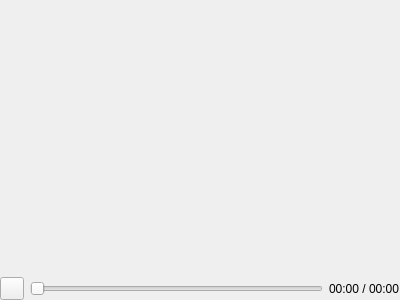
<?xml version="1.0" encoding="UTF-8"?>
<ui version="4.0">
 <class>GifPlayer</class>
 <widget class="QWidget" name="GifPlayer">
  <property name="geometry">
   <rect>
    <x>0</x>
    <y>0</y>
    <width>400</width>
    <height>300</height>
   </rect>
  </property>
  <property name="windowTitle">
   <string notr="true">Form</string>
  </property>
  <layout class="QVBoxLayout" name="verticalLayout" stretch="1,0">
   <property name="leftMargin">
    <number>0</number>
   </property>
   <property name="topMargin">
    <number>0</number>
   </property>
   <property name="rightMargin">
    <number>0</number>
   </property>
   <property name="bottomMargin">
    <number>0</number>
   </property>
   <item>
    <widget class="QLabel" name="label">
     <property name="sizePolicy">
      <sizepolicy hsizetype="Ignored" vsizetype="Ignored">
       <horstretch>0</horstretch>
       <verstretch>0</verstretch>
      </sizepolicy>
     </property>
     <property name="text">
      <string/>
     </property>
    </widget>
   </item>
   <item>
    <widget class="QWidget" name="controls" native="true">
     <layout class="QHBoxLayout" name="layoutLabelControls" stretch="0,1,0">
      <property name="leftMargin">
       <number>0</number>
      </property>
      <property name="topMargin">
       <number>0</number>
      </property>
      <property name="rightMargin">
       <number>0</number>
      </property>
      <property name="bottomMargin">
       <number>0</number>
      </property>
      <item>
       <widget class="QToolButton" name="buttonPlayPause">
        <property name="text">
         <string notr="true"/>
        </property>
       </widget>
      </item>
      <item>
       <widget class="QSlider" name="sliderPosition">
        <property name="orientation">
         <enum>Qt::Horizontal</enum>
        </property>
       </widget>
      </item>
      <item>
       <widget class="QLabel" name="labelDuration">
        <property name="text">
         <string notr="true">00:00 / 00:00</string>
        </property>
       </widget>
      </item>
     </layout>
    </widget>
   </item>
  </layout>
 </widget>
 <resources/>
 <connections/>
</ui>
